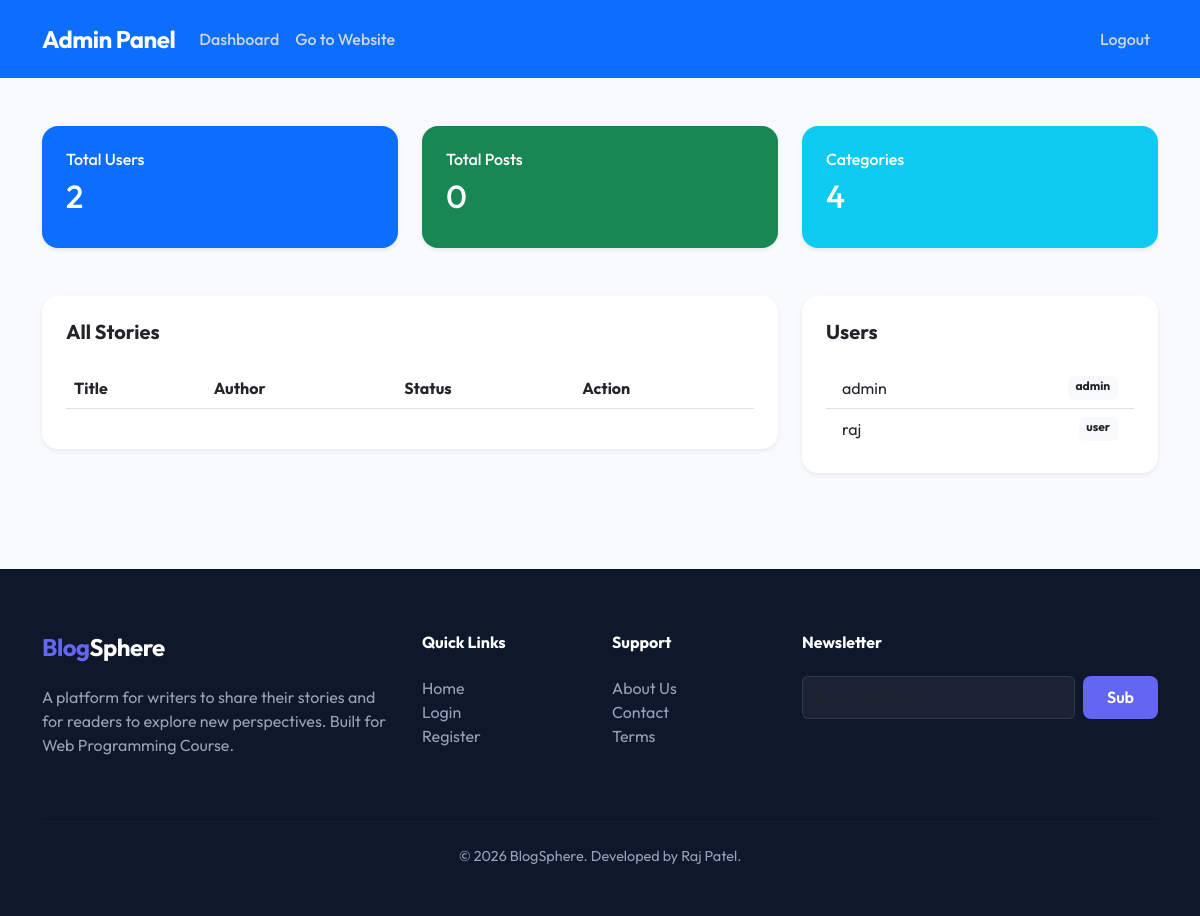
/admin/index.php (signed in), run on an earlier commit of the app's database.
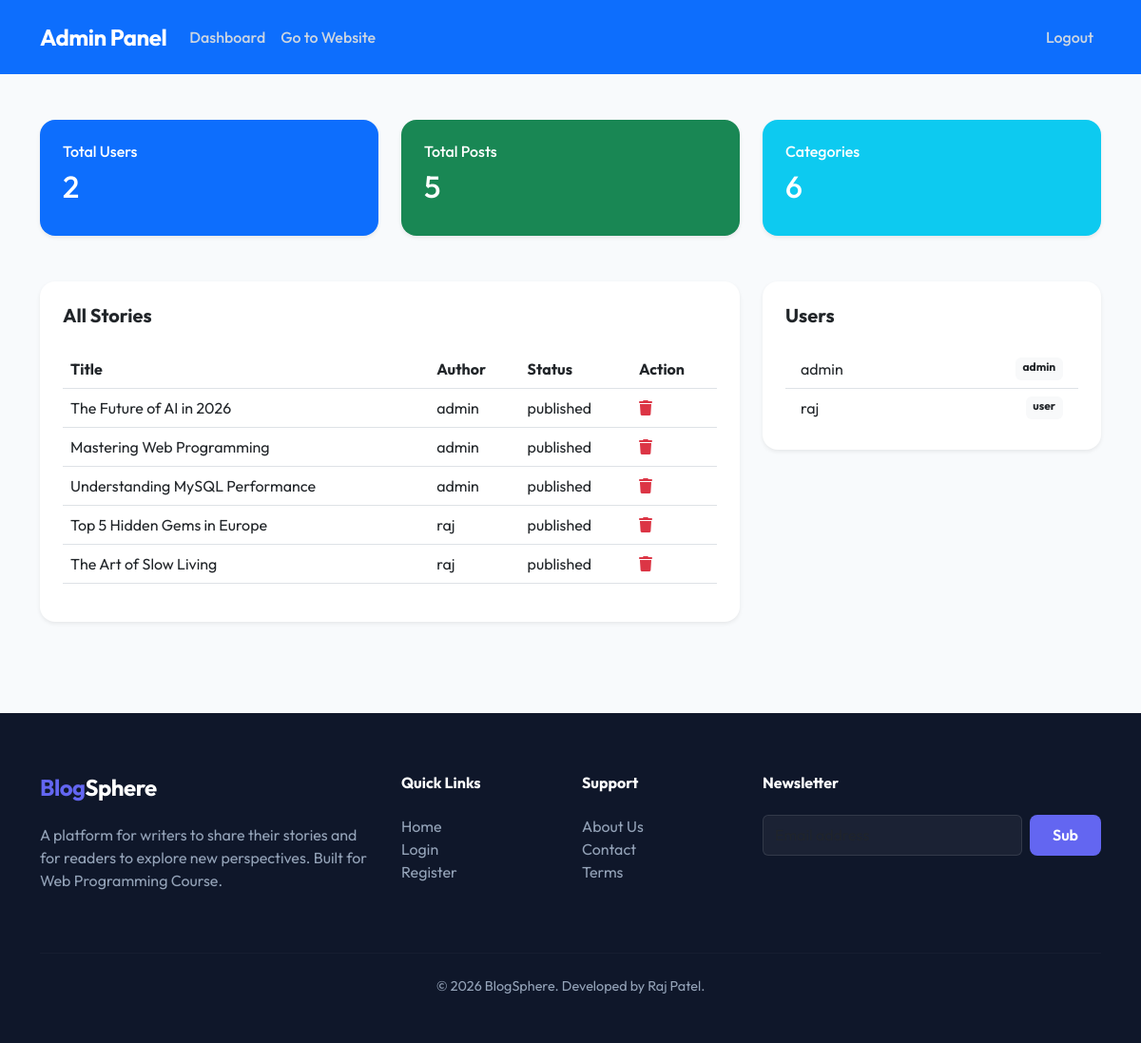
And on a later commit of the database.
### tables this page shows
CREATE TABLE IF NOT EXISTS users (
    id INT AUTO_INCREMENT PRIMARY KEY,
    username VARCHAR(50) NOT NULL UNIQUE,
    email VARCHAR(100) NOT NULL UNIQUE,
    password VARCHAR(255) NOT NULL,
    role ENUM('admin', 'user') DEFAULT 'user',
    created_at TIMESTAMP DEFAULT CURRENT_TIMESTAMP
);

CREATE TABLE IF NOT EXISTS posts (
    id INT AUTO_INCREMENT PRIMARY KEY,
    user_id INT NOT NULL,
    category_id INT NOT NULL,
    title VARCHAR(255) NOT NULL,
    content TEXT NOT NULL,
    image VARCHAR(255),
    status ENUM('published', 'draft') DEFAULT 'draft',
    created_at TIMESTAMP DEFAULT CURRENT_TIMESTAMP,
    FOREIGN KEY (user_id) REFERENCES users(id) ON DELETE CASCADE,
    FOREIGN KEY (category_id) REFERENCES categories(id) ON DELETE CASCADE
);

### admin/index.php (the view, shortened to what this page needs)
<?php
include '../includes/db.php';
$total_users = $conn->query("SELECT COUNT(*) as count FROM users")->fetch_assoc()['count'];
$total_posts = $conn->query("SELECT COUNT(*) as count FROM posts")->fetch_assoc()['count'];
$total_cats = $conn->query("SELECT COUNT(*) as count FROM categories")->fetch_assoc()['count'];
include '../includes/header.php';
?>
<nav class="navbar navbar-expand-lg navbar-dark bg-primary">
    <div class="container">
        <a class="navbar-brand fw-bold" href="index.php">Admin Panel</a>
        <div class="collapse navbar-collapse">
            <ul class="navbar-nav me-auto">
                <li class="nav-item"><a class="nav-link active" href="index.php">Dashboard</a></li>
                <li class="nav-item"><a class="nav-link" href="../index.php">Go to Website</a></li>
            </ul>
            <div class="navbar-nav">
                <a class="nav-link" href="../logout.php">Logout</a>
            </div>
        </div>
    </div>
</nav>
<div class="container py-5">
    <div class="row g-4 mb-5">
        <div class="col-md-4">
            <div class="card p-4 border-0 shadow-sm bg-primary text-white">
                <h6>Total Users</h6>
                <h2><?php echo $total_users; ?></h2>
            </div>
        </div>
        <div class="col-md-4">
            <div class="card p-4 border-0 shadow-sm bg-success text-white">
                <h6>Total Posts</h6>
                <h2><?php echo $total_posts; ?></h2>
            </div>
        </div>
        <div class="col-md-4">
            <div class="card p-4 border-0 shadow-sm bg-info text-white">
                <h6>Categories</h6>
                <h2><?php echo $total_cats; ?></h2>
            </div>
        </div>
    </div>
    <div class="row">
        <div class="col-md-8">
            <div class="card border-0 shadow-sm p-4">
                <h5 class="fw-bold mb-4">All Stories</h5>
                <table class="table table-hover align-middle">
                    <thead>
                        <tr>
                            <th>Title</th>
                            <th>Author</th>
                            <th>Status</th>
                            <th>Action</th>
                        </tr>
                    </thead>
                    <tbody>
                        <?php
                        $posts = $conn->query("SELECT posts.*, users.username FROM posts JOIN users ON posts.user_id = users.id ORDER BY created_at DESC");
                        while($p = $posts->fetch_assoc()) {
                            echo "<tr>
                                <td>{$p['title']}</td>
                                <td>{$p['username']}</td>
                                <td>{$p['status']}</td>
                                <td>
                                    <a href='../delete_post.php?id={$p['id']}' class='text-danger' onclick='return confirm(\"Delete?\")'><i class='fas fa-trash'></i></a>
                                </td>
                            </tr>";
                        }
                        ?>
                    </tbody>
                </table>
            </div>
        </div>
        <div class="col-md-4">
            <div class="card border-0 shadow-sm p-4">
                <h5 class="fw-bold mb-4">Users</h5>
                <ul class="list-group list-group-flush">
                    <?php
                    $users = $conn->query("SELECT * FROM users LIMIT 10");
                    while($u = $users->fetch_assoc()) {
                        echo "<li class='list-group-item d-flex justify-content-between'>
                            <span>{$u['username']}</span>
                            <span class='badge bg-light text-dark'>{$u['role']}</span>
                        </li>";
                    }
                    ?>
                </ul>
            </div>
        </div>
    </div>
</div>
<?php include '../includes/footer.php'; ?>

### includes/header.php (shortened to what this page needs)
<!DOCTYPE html>
<html lang="en">
<head>
    <link href="https://cdn.jsdelivr.net/npm/bootstrap@5.3.0/dist/css/bootstrap.min.css" rel="stylesheet">
    <link rel="stylesheet" href="https://cdnjs.cloudflare.com/ajax/libs/font-awesome/6.0.0/css/all.min.css">
</head>
<body>

### includes/footer.php (shortened to what this page needs)
    <footer class="footer mt-5">
        <div class="container">
            <div class="row">
                <div class="col-md-4 mb-4">
                    <h5 class="navbar-brand mb-4"><span>Blog</span>Sphere</h5>
                    <p class="text-gray" style="color: #94a3b8;">A platform for writers to share their stories and for readers to explore new perspectives. Built for Web Programming Course.</p>
                </div>
                <div class="col-6 col-md-2 mb-4">
                    <h6 class="fw-bold mb-4">Quick Links</h6>
                    <ul class="list-unstyled">
                        <li><a href="index.php" class="footer-link">Home</a></li>
                        <li><a href="login.php" class="footer-link">Login</a></li>
                        <li><a href="register.php" class="footer-link">Register</a></li>
                    </ul>
                </div>
                <div class="col-6 col-md-2 mb-4">
                    <h6 class="fw-bold mb-4">Support</h6>
                    <ul class="list-unstyled">
                        <li><a href="#" class="footer-link">About Us</a></li>
                        <li><a href="#" class="footer-link">Contact</a></li>
                        <li><a href="#" class="footer-link">Terms</a></li>
                    </ul>
                </div>
                <div class="col-md-4 mb-4">
                    <h6 class="fw-bold mb-4">Newsletter</h6>
                    <form class="d-flex">
                        <input type="email" class="form-control me-2" placeholder="Email address" style="background: rgba(255,255,255,0.05); border-color: rgba(255,255,255,0.1); color: #fff;">
                        <button class="btn btn-primary" type="button">Sub</button>
                    </form>
                </div>
            </div>
            <hr class="mt-4 mb-4" style="border-color: rgba(255,255,255,0.1);">
            <div class="text-center text-gray" style="color: #94a3b8; font-size: 0.9rem;">
                <p>&copy; <?php echo date("Y"); ?> BlogSphere. Developed by Raj Patel.</p>
            </div>
        </div>
    </footer>
</body>
</html>

### includes/header.php (style rules this page uses)
:root { --primary-color: #6366f1; --secondary-color: #4f46e5; --dark-bg: #0f172a; --glass-bg: rgba(255, 255, 255, 0.1); --text-gray: #94a3b8; }
body { font-family: 'Outfit', sans-serif; background-color: #f8fafc; }
.navbar { background-color: var(--dark-bg); backdrop-filter: blur(10px); padding: 1rem 0; }
.navbar-brand { font-weight: 700; font-size: 1.5rem; color: #fff !important; letter-spacing: -0.5px; }
.navbar-brand span { color: var(--primary-color); }
.nav-link { color: #cbd5e1 !important; font-weight: 500; transition: color 0.3s ease; }
.btn-primary { background-color: var(--primary-color); border: none; padding: 0.6rem 1.5rem; font-weight: 600; border-radius: 8px; transition: all 0.3s ease; }
.footer { background-color: var(--dark-bg); color: #fff; padding: 4rem 0 2rem; }
.footer-link { color: var(--text-gray); text-decoration: none; transition: color 0.3s ease; }
.card { border: none; border-radius: 16px; overflow: hidden; transition: transform 0.3s ease, box-shadow 0.3s ease; }

What changed in the data, as far as the page shows it:
added posts: title "The Future of AI in 2026", user.username "admin", status "published"
added posts: title "Mastering Web Programming", user.username "admin", status "published"
added posts: title "Understanding MySQL Performance", user.username "admin", status "published"
added posts: title "Top 5 Hidden Gems in Europe", user.username "raj", status "published"
added posts: title "The Art of Slow Living", user.username "raj", status "published"
Also different on the page:
$total_posts: "0" → "5"
$total_cats: "4" → "6"
